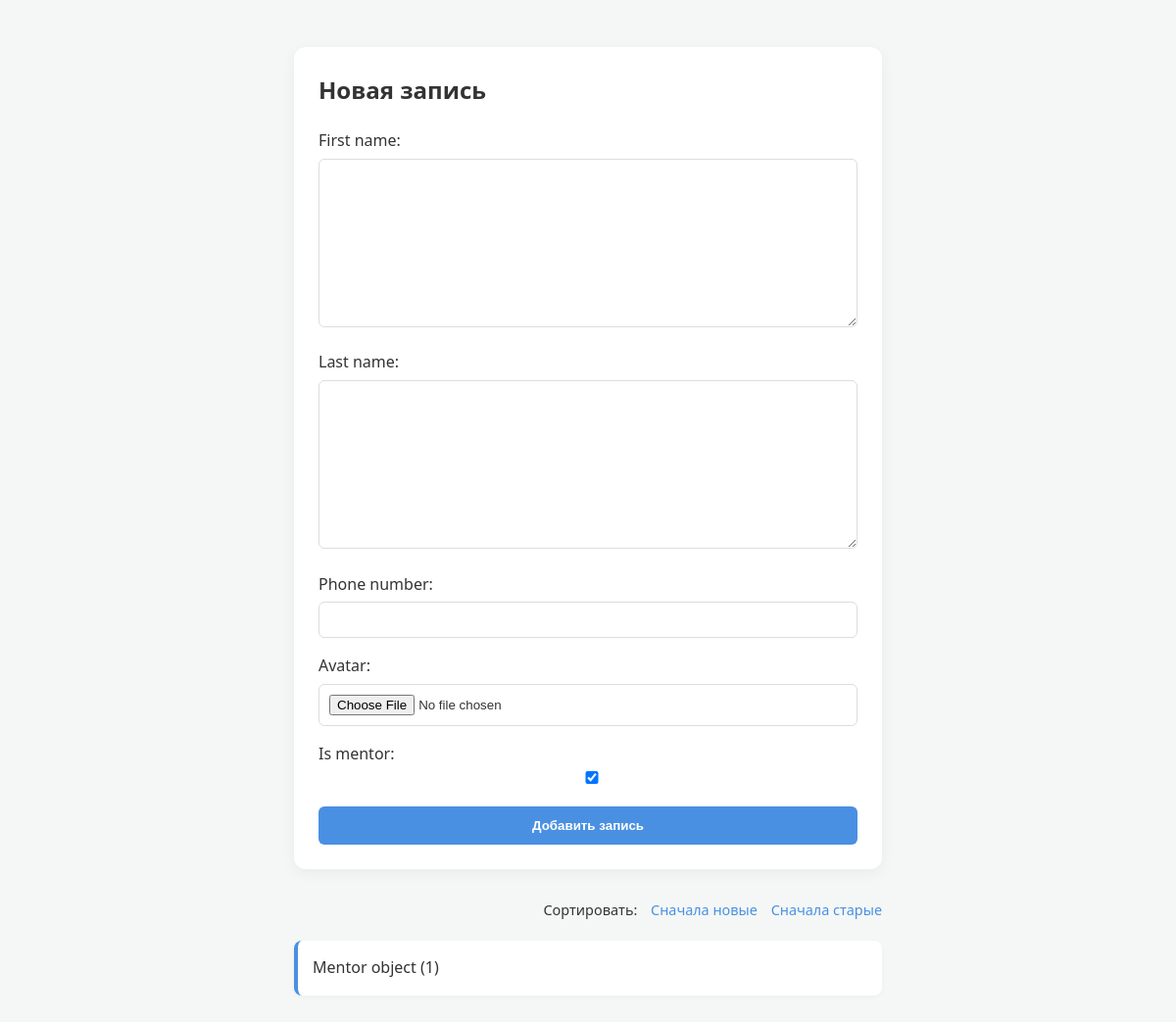
Page /lms/add_mentor/ on the earlier database version.
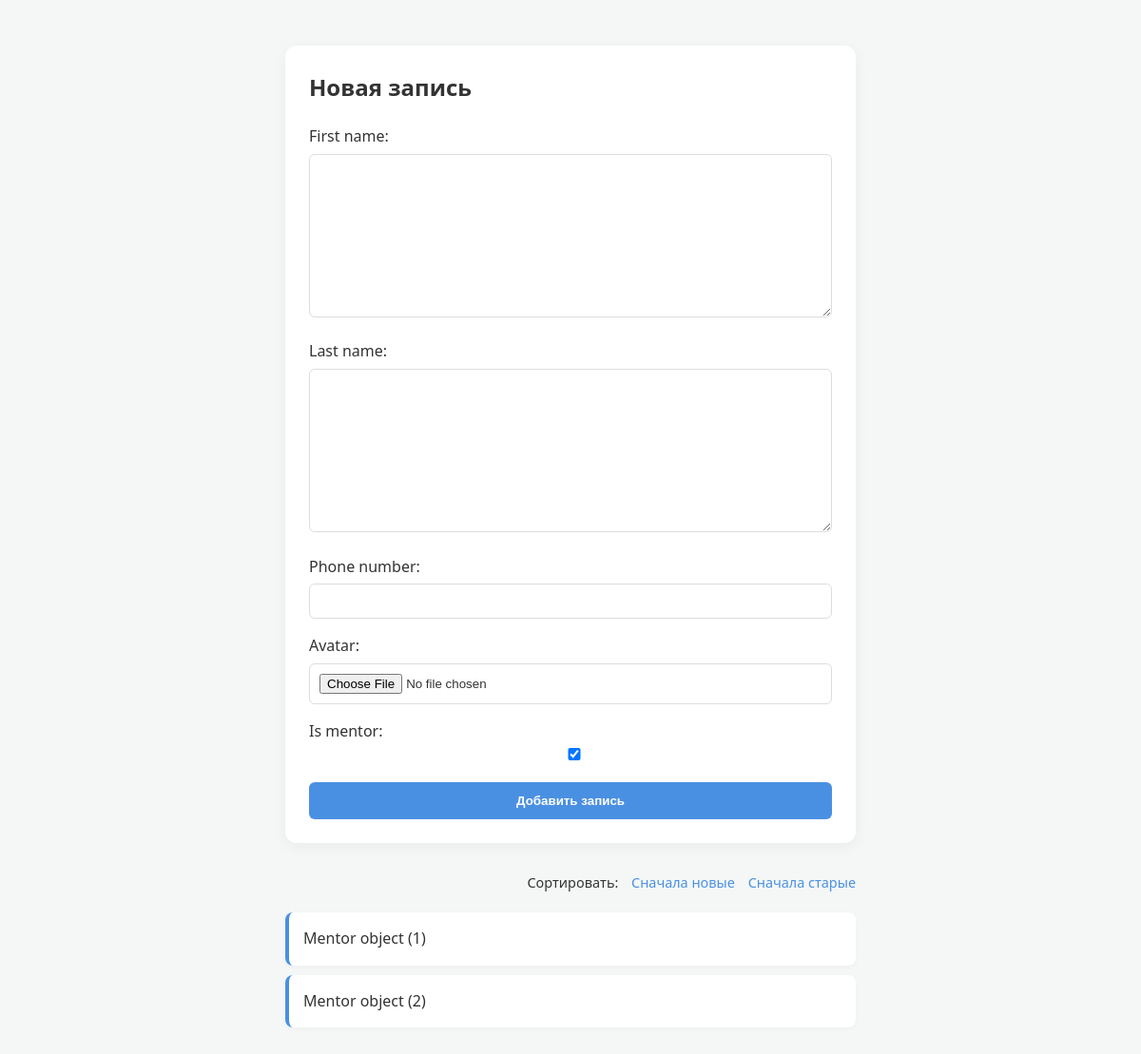
Same page on the later database version.
### lms/models.py (models this page shows)
class Mentor(models.Model):
    first_name = models.TextField(max_length=20)
    last_name = models.TextField(max_length=20)
    phone_number = models.IntegerField()
    avatar = models.ImageField(upload_to='media/')
    is_mentor = models.BooleanField(default=True)

### lms/views.py (the view)
# urls.py: path('add_mentor/', views.mentor_items, name='mentor_items'),
def mentor_items(request):
    sort_by = request.GET.get('sort', 'id')
    items = Mentor.objects.all().order_by(sort_by)
    if request.method == "POST":
        form = MentorForm(request.POST, request.FILES)
        if form.is_valid():
            form.save()
            return redirect('item_list')
    else:
        form = MentorForm()
    return render(request, 'add_mentor.html', {
        'items': items,
        'form': form
    })

### lms/forms.py
class MentorForm(forms.ModelForm):
    class Meta:
        model = Mentor
        fields = '__all__'

### lms/templates/add_mentor.html (shortened to what this page needs)
<!DOCTYPE html>
<html lang="ru">
<head>
</head>
<body>
<div class="container">
    <form method="post" enctype="multipart/form-data">
        <h2 style="margin-top: 0;">Новая запись</h2>
        {{ form.as_p }}
        <button type="submit">Добавить запись</button>
    </form>
    <div class="sorting">
        <span>Сортировать:</span>
        <a href="?sort=-id">Сначала новые</a>
        <a href="?sort=id">Сначала старые</a>
    </div>
    <ul>
        {% for item in items %}
            <li>{{ item }}</li>
        {% empty %}
            <li style="border-left-color: #ccc; color: #888;">Записей пока нет...</li>
        {% endfor %}
    </ul>
</div>
</body>
</html>

Differences in the rows shown:
added Mentor: id "Mentor object (2)"
